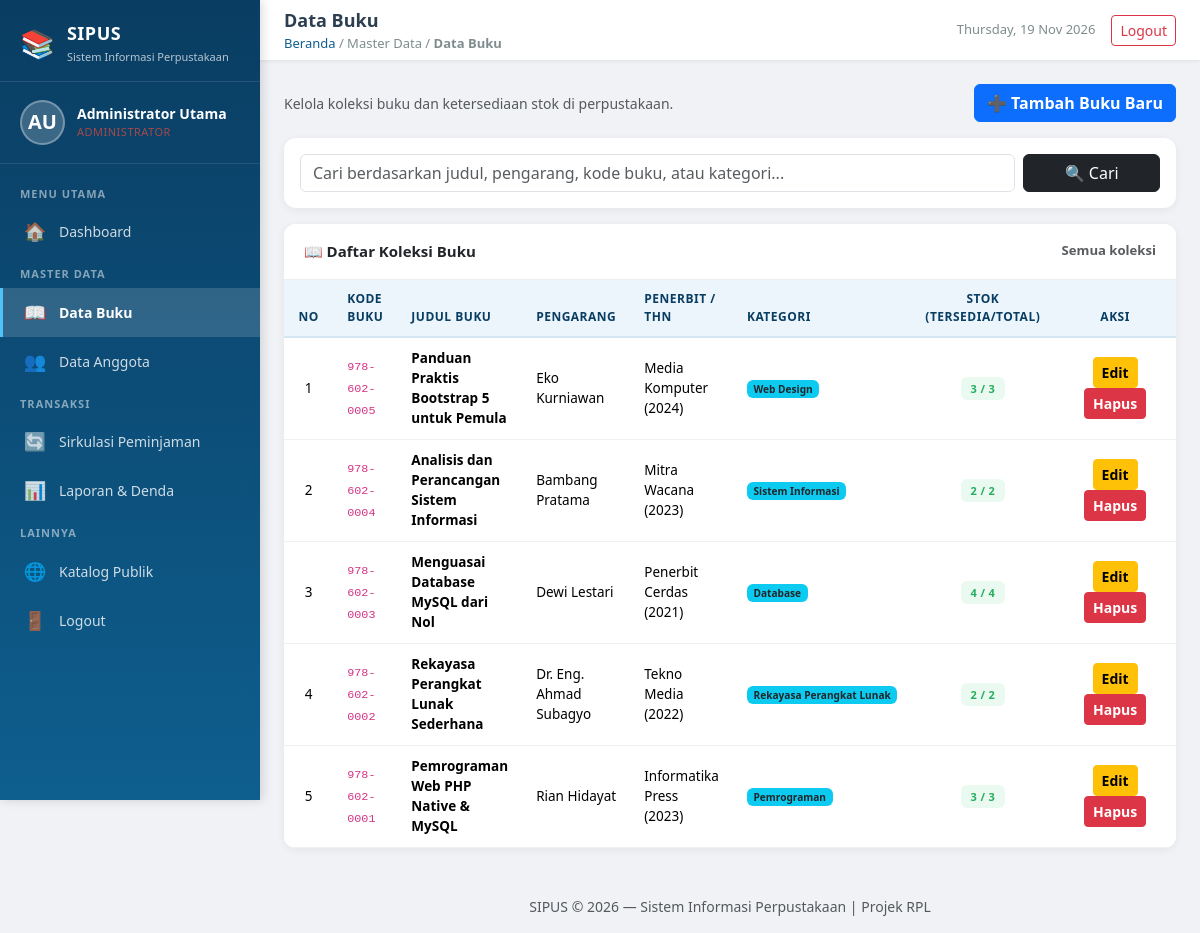
The page /buku/index.php (signed in) on the database as committed earlier.
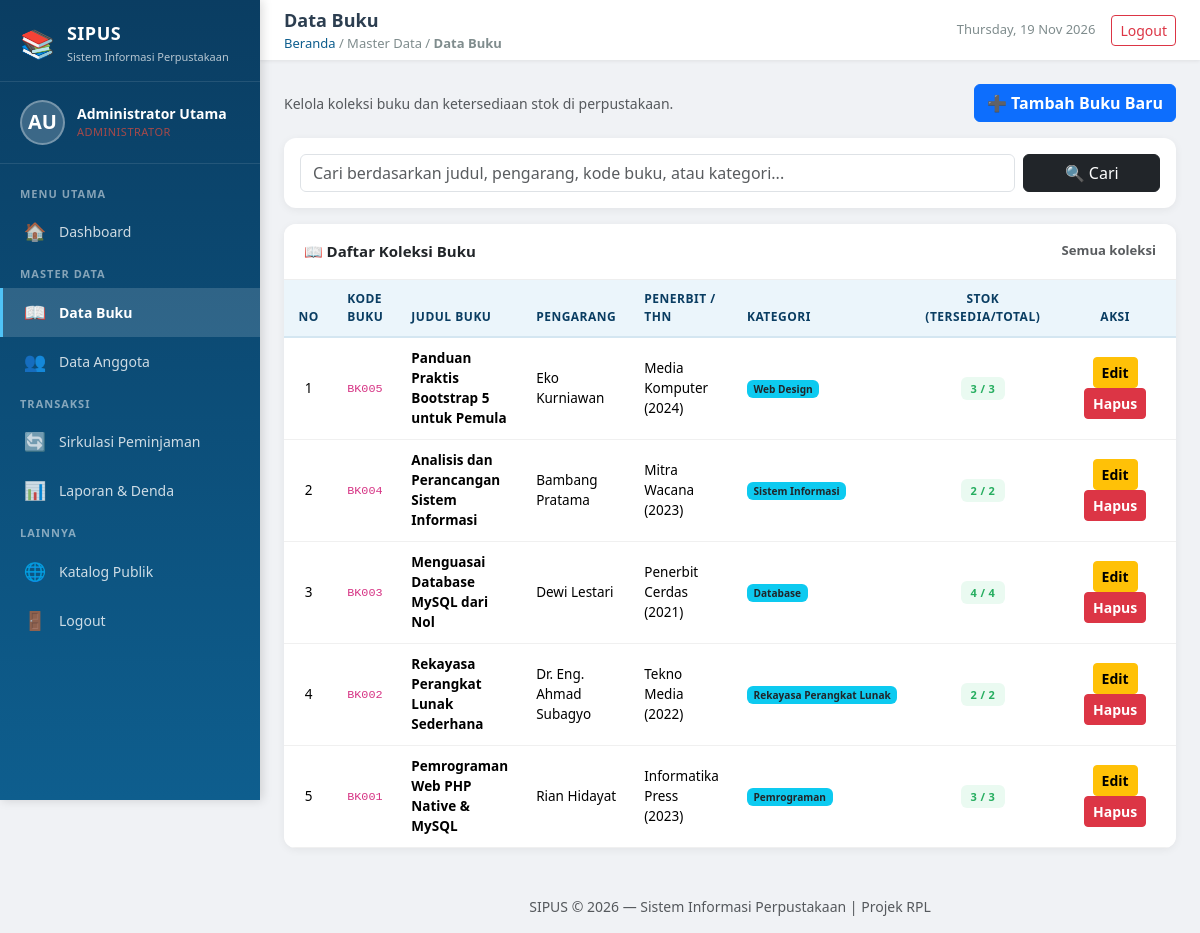
The same page on the database as committed later.
### tables this page shows
CREATE TABLE IF NOT EXISTS `books` (
    `id` INT AUTO_INCREMENT PRIMARY KEY,
    `isbn` VARCHAR(20) NOT NULL UNIQUE,
    `title` VARCHAR(200) NOT NULL,
    `author` VARCHAR(100) NOT NULL,
    `publisher` VARCHAR(100) NOT NULL,
    `publication_year` INT NOT NULL,
    `category` VARCHAR(50) NOT NULL,
    `total_stock` INT NOT NULL DEFAULT 0,
    `available_stock` INT NOT NULL DEFAULT 0,
    `created_at` DATETIME DEFAULT CURRENT_TIMESTAMP
);

### buku/index.php (the view, shortened to what the changed rows need)
<?php
require_once '../config/koneksi.php';
$keyword = isset($_GET['q']) ? trim($_GET['q']) : '';
if (!empty($keyword)) {
    $search_term = "%" . $keyword . "%";
    $sql = "SELECT * FROM books
            WHERE title LIKE ? OR author LIKE ? OR isbn LIKE ? OR category LIKE ?
            ORDER BY id DESC";
    $stmt = mysqli_prepare($koneksi, $sql);
    mysqli_stmt_bind_param($stmt, "ssss", $search_term, $search_term, $search_term, $search_term);
    mysqli_stmt_execute($stmt);
    $result = mysqli_stmt_get_result($stmt);
} else {
    $sql = "SELECT * FROM books ORDER BY id DESC";
    $result = mysqli_query($koneksi, $sql);
}
include '../templates/header.php';
?>
<div class="main-content">
    <div class="content-wrapper">
        <div class="card content-card">
            <div class="card-body p-0">
                <div class="table-responsive">
                    <table class="table table-modern">
                        <thead>
                            <tr>
                                <th class="text-center" style="width:50px;">No</th>
                                <th>Kode Buku</th>
                                <th>Judul Buku</th>
                                <th>Pengarang</th>
                                <th>Penerbit / Thn</th>
                                <th>Kategori</th>
                                <th class="text-center">Stok (Tersedia/Total)</th>
                                <th class="text-center" style="width:150px;">Aksi</th>
                            </tr>
                        </thead>
                        <tbody>
                            <?php
                            $no = 1;
                            if ($result && mysqli_num_rows($result) > 0):
                                while ($row = mysqli_fetch_assoc($result)):
                            ?>
                                <tr>
                                    <td class="text-center"><?= $no++; ?></td>
                                    <td><code><?= htmlspecialchars($row['isbn']); ?></code></td>
                                    <td><strong><?= htmlspecialchars($row['title']); ?></strong></td>
                                    <td><?= htmlspecialchars($row['author']); ?></td>
                                    <td><?= htmlspecialchars($row['publisher']); ?> (<?= htmlspecialchars($row['publication_year']); ?>)</td>
                                    <td><span class="badge bg-info text-dark"><?= htmlspecialchars($row['category']); ?></span></td>
                                    <td class="text-center">
                                        <?php if ($row['available_stock'] > 0): ?>
                                            <span class="badge-status" style="background:#EAFAF1; color:#27AE60;"><?= $row['available_stock']; ?> / <?= $row['total_stock']; ?></span>
                                        <?php else: ?>
                                            <span class="badge-status" style="background:#FDEDEC; color:#E74C3C;">Habis (0 / <?= $row['total_stock']; ?>)</span>
                                        <?php endif; ?>
                                    </td>
                                    <td class="text-center">
                                        <a href="edit.php?id=<?= $row['id']; ?>" class="btn btn-warning btn-sm fw-semibold">Edit</a>
                                        <a href="hapus.php?id=<?= $row['id']; ?>" class="btn btn-danger btn-sm fw-semibold" onclick="return confirm('Apakah Anda yakin ingin menghapus buku ini beserta seluruh salinannya?');">Hapus</a>
                                    </td>
                                </tr>
                            <?php
                                endwhile;
                            else:
                            ?>
                                <tr>
                                    <td colspan="8" class="text-center py-4 text-muted">📭 Data buku tidak ditemukan.</td>
                                </tr>
                            <?php endif; ?>
                        </tbody>
                    </table>
                </div>
            </div>
        </div>
    </div>
</div>
<?php include '../templates/footer.php'; ?>

Rows that differ between the two databases and show on the page:
changed books "Panduan Praktis Bootstrap 5 untuk Pemula": isbn "978-602-0005" → "BK005"
changed books "Analisis dan Perancangan Sistem Informasi": isbn "978-602-0004" → "BK004"
changed books "Menguasai Database MySQL dari Nol": isbn "978-602-0003" → "BK003"
changed books "Rekayasa Perangkat Lunak Sederhana": isbn "978-602-0002" → "BK002"
changed books "Pemrograman Web PHP Native & MySQL": isbn "978-602-0001" → "BK001"
